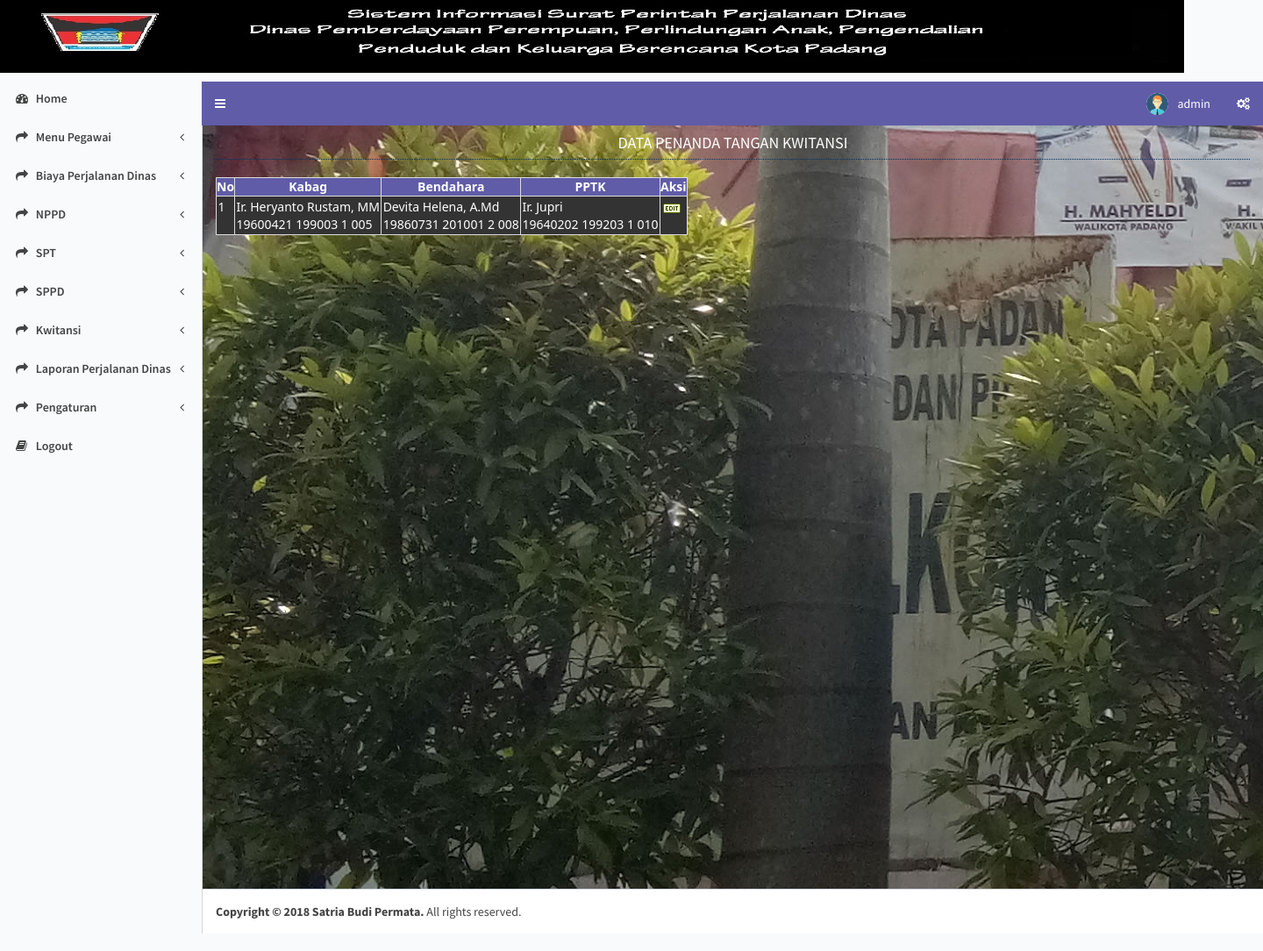
Screenshot of /media.php?module=ttdkwitansi (signed in) with the database file from the repository.
### tables this page shows
CREATE TABLE IF NOT EXISTS `ttdkwitansi` (
  `id` int(11) NOT NULL AUTO_INCREMENT,
  `kabag` varchar(100) NOT NULL,
  `nip_kabag` varchar(100) NOT NULL,
  `bendahara` varchar(100) NOT NULL,
  `nip_bendahara` varchar(100) NOT NULL,
  `pptk` varchar(100) NOT NULL,
  `nip_pptk` varchar(100) NOT NULL,
  PRIMARY KEY (`id`)
);

### modul/mod_ttdkwitansi/ttdkwitansi.php (the view, shortened to what this page needs)
<?php
switch($_GET[act]){
  default:
      $tampil = mysql_query("SELECT * FROM ttdkwitansi");
  echo   "<h2 align='center'>DATA PENANDA TANGAN KWITANSI</h2>";
    echo "<table id=\"datatables\" class=\"display\">
          <thead><tr><th>No</th><th>Kabag</th><th>Bendahara</th><th>PPTK</th><th>aksi</th></tr></thead>";
    $no=1;
	echo "<tbody>";
    while ($r=mysql_fetch_array($tampil)){
       echo "<tr style=\"background-color: #333333\"><td>$no</td>
             <td>$r[kabag]<br />
				  $r[nip_kabag]</td>
             <td>$r[bendahara]<br />
			 	 $r[nip_bendahara]</td>
		     <td>$r[pptk]<br />
				 $r[nip_pptk]</td>
             <td><a href=?module=ttdkwitansi&act=editttdkwitansi&id=$r[id]><img src=\"images/edit.png\" title=\"Edit\"/></a>
			 </a></td></tr>";
      $no++;
    }
    echo "</tbody></table>";
    break;
}
?>

### css/style_properti.css (style rules this page uses)
table { font-family: "Segoe UI", Frutiger,Tahoma,Helvetica,"Helvetica Neue", Arial, sans-serif; font-size: 1.0em; border-width: 1px; border-style: solid; border-color: #dddddd; border-collapse: collapse; margin: 20px 0px 0px 0px; background:#FFF; }
th { font-size: 1.0em; text-align: center; border: 1px solid #dddddd; text-transform: capitalize; text-align: center; background-color:#605CA8; color:#FFF; }
td { padding: 0.1em; vertical-align: top; border-width: 1px; border-style: solid; border-color: #dddddd; border-collapse: collapse; }
h2 { font-size: 1.3em; line-height: 200%; border-bottom: 1px dotted #003366; }

### rows the page displays
ttdkwitansi: kabag "Ir. Heryanto Rustam, MM", nip_kabag "19600421 199003 1 005", bendahara "Devita Helena, A.Md", nip_bendahara "19860731 201001 2 008", pptk "Ir. Jupri", nip_pptk "19640202 199203 1 010"

### other values shown
$_SESSION[namauser] "admin"
